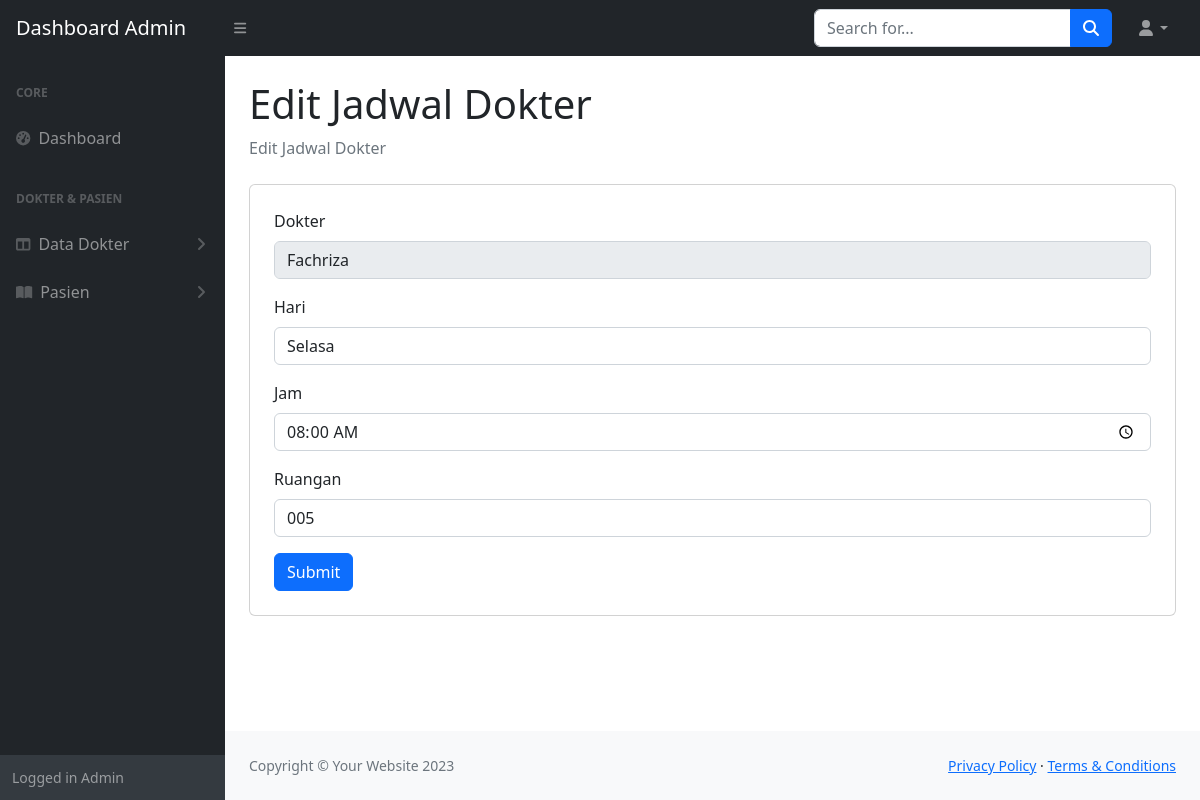
Page /admin/editjadwal.php?id=3 on the committed database.
### tables this page shows
CREATE TABLE `jadwal_dokter` (
  `id` int(11) NOT NULL,
  `id_dokter` int(11) DEFAULT NULL,
  `hari` varchar(50) NOT NULL,
  `jam` varchar(11) NOT NULL,
  `ruangan` varchar(10) NOT NULL
);

CREATE TABLE `dokter` (
  `id` int(11) NOT NULL,
  `nama` varchar(50) NOT NULL,
  `spesialis` varchar(50) NOT NULL,
  `no_hp` varchar(13) DEFAULT NULL
);

### function.php (called while the page is built, shortened)
<?php
$connect = mysqli_connect("localhost", "root", "", "klinik");
function query($query)
{
    global $connect;
    $result = mysqli_query($connect, $query);
    while ($row = mysqli_fetch_assoc($result)) {
        $rows[] = $row;
    }
    return $rows;
}

### admin/editjadwal.php (the view, shortened to what this page needs)
<?php
require '../function.php';
$id = $_GET["id"];
$dokter = query("SELECT d.nama,j.*
                 FROM dokter d LEFT JOIN jadwal_dokter j
                 ON d.id = j.id_dokter WHERE j.id = $id")[0];
?>
<!DOCTYPE html>
<html lang="en">
<head>
    <link href="https://cdn.jsdelivr.net/npm/simple-datatables@7.1.2/dist/style.min.css" rel="stylesheet" />
    <link href="../assets/css/admin.css" rel="stylesheet" />
</head>
<body class="sb-nav-fixed">
    <nav class="sb-topnav navbar navbar-expand navbar-dark bg-dark">
        <a class="navbar-brand ps-3" href="dashboard.php">Dashboard Admin</a>
        <button class="btn btn-link btn-sm order-1 order-lg-0 me-4 me-lg-0" id="sidebarToggle" href="#!"><i class="fas fa-bars"></i></button>
        <form class="d-none d-md-inline-block form-inline ms-auto me-0 me-md-3 my-2 my-md-0">
            <div class="input-group">
                <input class="form-control" type="text" placeholder="Search for..." aria-label="Search for..." aria-describedby="btnNavbarSearch" />
                <button class="btn btn-primary" id="btnNavbarSearch" type="button"><i class="fas fa-search"></i></button>
            </div>
        </form>
        <ul class="navbar-nav ms-auto ms-md-0 me-3 me-lg-4">
            <li class="nav-item dropdown">
                <a class="nav-link dropdown-toggle" id="navbarDropdown" href="#" role="button" data-bs-toggle="dropdown" aria-expanded="false"><i class="fas fa-user fa-fw"></i></a>
            </li>
        </ul>
    </nav>
    <div id="layoutSidenav">
        <div id="layoutSidenav_nav">
            <nav class="sb-sidenav accordion sb-sidenav-dark" id="sidenavAccordion">
                <div class="sb-sidenav-menu">
                    <div class="nav">
                        <div class="sb-sidenav-menu-heading">Core</div>
                        <a class="nav-link" href="dashboard.php">
                            <div class="sb-nav-link-icon"><i class="fas fa-tachometer-alt"></i></div>
                            Dashboard
                        </a>
                        <div class="sb-sidenav-menu-heading">Dokter & Pasien</div>
                        <a class="nav-link collapsed" href="#" data-bs-toggle="collapse" data-bs-target="#collapseLayouts" aria-expanded="false" aria-controls="collapseLayouts">
                            <div class="sb-nav-link-icon"><i class="fas fa-columns"></i></div>
                            Data Dokter
                            <div class="sb-sidenav-collapse-arrow"><i class="fas fa-angle-down"></i></div>
                        </a>
                        <a class="nav-link collapsed" href="#" data-bs-toggle="collapse" data-bs-target="#collapsePages" aria-expanded="false" aria-controls="collapsePages">
                            <div class="sb-nav-link-icon"><i class="fas fa-book-open"></i></div>
                            Pasien
                            <div class="sb-sidenav-collapse-arrow"><i class="fas fa-angle-down"></i></div>
                        </a>
                    </div>
                </div>
                <div class="sb-sidenav-footer">
                    <div class="small">Logged in Admin</div>
                </div>
            </nav>
        </div>
        <div id="layoutSidenav_content">
            <main>
                <div class="container-fluid px-4">
                    <h1 class="mt-4">Edit Jadwal Dokter</h1>
                    <ol class="breadcrumb mb-4">
                        <li class="breadcrumb-item active">Edit Jadwal Dokter</li>
                    </ol>
                    <div class="card mb-4">
                        <div class="container p-4">
                            <form method="post">
                                <div class="mb-3">
                                    <label for="exampleInputEmail1" class="form-label">Dokter</label>
                                    <input type="text" class="form-control" id="exampleInputEmail1" aria-describedby="emailHelp" value="<?= $dokter['nama']; ?>" disabled>
                                </div>
                                <div class="mb-3">
                                    <label for="exampleInputEmail1" class="form-label">Hari</label>
                                    <input type="text" class="form-control" id="exampleInputEmail1" aria-describedby="emailHelp" name="hari" value="<?= $dokter['hari']; ?>">
                                </div>
                                <div class="mb-3">
                                    <label for="exampleInputPassword1" class="form-label">Jam</label>
                                    <input type="time" class="form-control" id="exampleInputPassword1" name="jam" value="<?= $dokter['jam']; ?>">
                                </div>
                                <div class="mb-3">
                                    <label for="exampleInputPassword2" class="form-label">Ruangan</label>
                                    <input type="text" class="form-control" id="exampleInputPassword2" name="ruangan" value="<?= $dokter['ruangan']; ?>">
                                </div>
                                <button type="submit" class="btn btn-primary" name="submit">Submit</button>
                            </form>
                        </div>
                    </div>
                </div>
            </main>
            <footer class="py-4 bg-light mt-auto">
                <div class="container-fluid px-4">
                    <div class="d-flex align-items-center justify-content-between small">
                        <div class="text-muted">Copyright &copy; Your Website 2023</div>
                        <div>
                            <a href="#">Privacy Policy</a>
                            &middot;
                            <a href="#">Terms &amp; Conditions</a>
                        </div>
                    </div>
                </div>
            </footer>
        </div>
    </div>
</body>
</html>

### rows in the picture
jadwal_dokter: id_dokter.nama "Fachriza", hari "Selasa", jam "08:00", ruangan "005"
